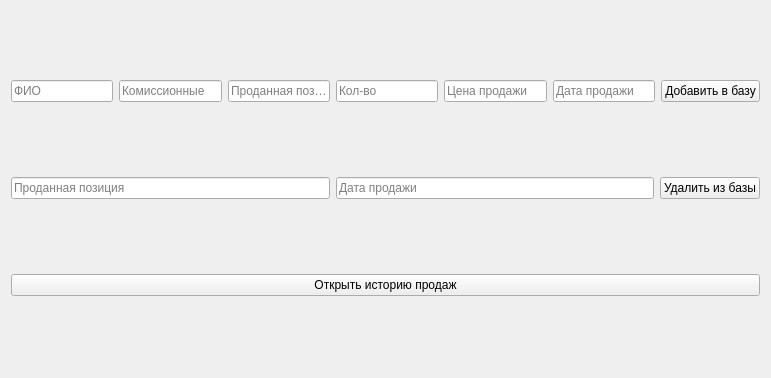
<?xml version="1.0" encoding="UTF-8"?>
<ui version="4.0">
 <class>Salesman</class>
 <widget class="QWidget" name="Salesman">
  <property name="geometry">
   <rect>
    <x>0</x>
    <y>0</y>
    <width>771</width>
    <height>378</height>
   </rect>
  </property>
  <property name="windowTitle">
   <string>Form</string>
  </property>
  <layout class="QVBoxLayout" name="verticalLayout">
   <item>
    <layout class="QHBoxLayout" name="horizontalLayout">
     <item>
      <widget class="QLineEdit" name="LE_name">
       <property name="placeholderText">
        <string>ФИО</string>
       </property>
      </widget>
     </item>
     <item>
      <widget class="QLineEdit" name="LE_fees">
       <property name="placeholderText">
        <string>Комиссионные</string>
       </property>
      </widget>
     </item>
     <item>
      <widget class="QLineEdit" name="LE_sold_item">
       <property name="placeholderText">
        <string>Проданная позиция</string>
       </property>
      </widget>
     </item>
     <item>
      <widget class="QLineEdit" name="LE_sold_amount">
       <property name="placeholderText">
        <string>Кол-во</string>
       </property>
      </widget>
     </item>
     <item>
      <widget class="QLineEdit" name="LE_sale_price">
       <property name="placeholderText">
        <string>Цена продажи</string>
       </property>
      </widget>
     </item>
     <item>
      <widget class="QLineEdit" name="LE_date">
       <property name="placeholderText">
        <string>Дата продажи</string>
       </property>
      </widget>
     </item>
     <item>
      <widget class="QPushButton" name="PB_add">
       <property name="text">
        <string>Добавить в базу</string>
       </property>
      </widget>
     </item>
    </layout>
   </item>
   <item>
    <layout class="QHBoxLayout" name="horizontalLayout_2">
     <item>
      <widget class="QLineEdit" name="LE_del_item">
       <property name="placeholderText">
        <string>Проданная позиция</string>
       </property>
      </widget>
     </item>
     <item>
      <widget class="QLineEdit" name="LE_del_date">
       <property name="placeholderText">
        <string>Дата продажи</string>
       </property>
      </widget>
     </item>
     <item>
      <widget class="QPushButton" name="PB_delete">
       <property name="text">
        <string>Удалить из базы</string>
       </property>
      </widget>
     </item>
    </layout>
   </item>
   <item>
    <widget class="QPushButton" name="PB_history">
     <property name="text">
      <string>Открыть историю продаж</string>
     </property>
    </widget>
   </item>
  </layout>
 </widget>
 <resources/>
 <connections/>
</ui>
